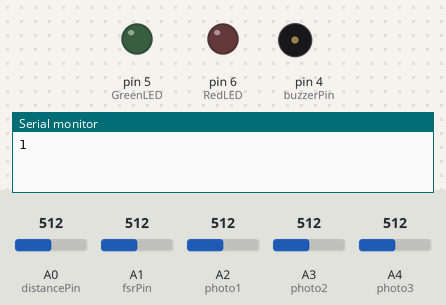
Bench run of a sketch on a simulated Arduino Uno, built with avr-gcc and run on an emulated ATmega328P. On the bench: output pins drawn as LEDs (lit = HIGH), buzzer (waves = sounding), the last lines printed to the serial monitor. Inputs (shaded band) come from the test bench; at power-on: A0 (distancePin) = 512, A1 (fsrPin) = 512, A2 (photo1) = 512, A3 (photo2) = 512, A4 (photo3) = 512.

Above: at 1.2 s.
1.3 s: A0 (distancePin) set to 494
2.8 s: A0 (distancePin) set to 470
At 4.0 s:
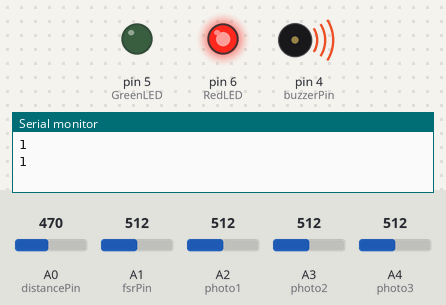
4.3 s: A0 (distancePin) set to 716
At 5.3 s:
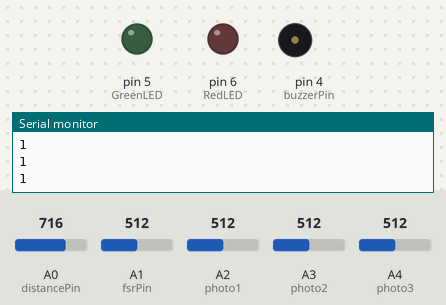
5.8 s: A0 (distancePin) set to 306
At 6.4 s:
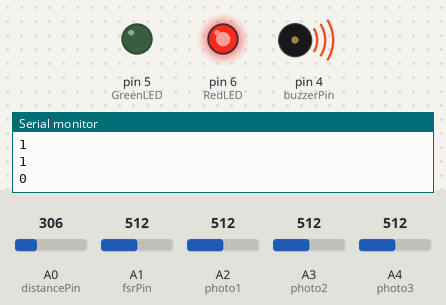
Timing chart, 0 to 8.3 s (numbered marks = the images above; inputs shaded):
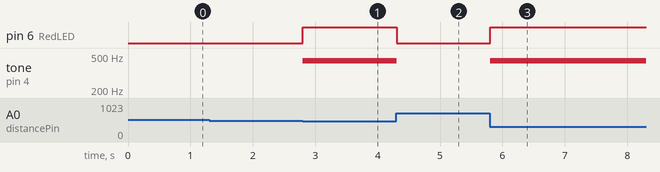

Measured:
- the behaviour switches between 488 and 487 on A0 (distancePin) (found by bisection; images 0 and 1)
- after the input at 1.3 s, every drawn part: stays the same
- after the input at 2.8 s, pin 6 (RedLED): LOW → HIGH at once; tone on pin 4 (buzzerPin): silent → 440 Hz at once
- after the input at 4.3 s, pin 6 (RedLED): HIGH → LOW at once; tone on pin 4 (buzzerPin): 440 Hz → silent at once
- after the input at 5.8 s, pin 6 (RedLED): LOW → HIGH at once; tone on pin 4 (buzzerPin): silent → 440 Hz at once

The sketch:

Thales_1.ino
```cpp
/*
  Created by Rachel Misbin
  Thursday, November 17, 2016
  Thales Project Arduino Competition
  Reads sensors (a distance sensor, a force sensor, and three photoresistors)
  and turns on/off red and green LEDs based on analog sensor value readings.
  Designed for use with a train system to prevent people from getting hit
  by trains after falling on the tracks.
*/

const int distancePin = 0;          // distance pin:             analog 0
const int fsrPin = 1;               // force sensitive resistor: analog 1
const int photo1 = 2;               // photoresistor 1 pin:      analog 2
const int photo2 = 3;               // photoresistor 2 pin:      analog 3
const int photo3 = 4;               // photoresistor 3 pin:      analog 4
const int buzzerPin = 4;            // buzzer pin:               digital 4
const int GreenLED = 5;             // green LED:                digital 5
const int RedLED = 6;               // red LED:                  digital 6

boolean distanceAlert = false;      // distance alert
boolean forceAlert = false;         // force alert
boolean photoAlert_1 = false;       // photoresistor 1 alert
boolean photoAlert_2 = false;       // photoresistor 2 alert
boolean photoAlert_3 = false;       // photoresistor 3 alert
boolean ALERT;

float force = 0;                    // stores force from force sensor
float distance;                     // stores distance from distance sensor
float photoValue_1;                 // stores value from photoresistor 1
float photoValue_2;                 // stores value from photoresistor 2
float photoValue_3;                 // stores value from photoresistor 3

boolean fsrSTOP = false;
unsigned long fsrTimer = 0;

void setup() {
  pinMode(GreenLED, OUTPUT);
  pinMode(RedLED, OUTPUT);
  pinMode(buzzerPin, OUTPUT);
  Serial.begin(9600);
}

void loop() {
  // 1: Read analog sensor values;
  if (analogRead(fsrPin) > 40 && !fsrSTOP) {
    force = analogRead(fsrPin);
    fsrTimer = millis();
    fsrSTOP = true;
  }
  if (millis() - fsrTimer > 5000 && fsrSTOP) {
    fsrSTOP = false;
    force = analogRead(fsrPin);
  }

  Serial.print(fsrSTOP); Serial.println();

  distance = 12343.85 * pow(analogRead(distancePin), -1.15); // scaled to cm
  photoValue_1 = analogRead(photo1);
  photoValue_2 = analogRead(photo2);
  photoValue_3 = analogRead(photo3);

  // 2: Display sensor values on serial monitor
  //Serial.print("Distance: "); Serial.print(distance); Serial.println(" cm");
  //Serial.print("Photoresistor 1: "); Serial.println(photoValue_1);
  //Serial.print("Photoresistor 2: "); Serial.println(photoValue_2);
  //Serial.print("Photoresistor 3: "); Serial.println(photoValue_3);

  // 3: Calculate alerts
  distanceAlert = checkDistance(distance);
  forceAlert = checkForce(force);
  photoAlert_1 = checkPhotoresistor(photoValue_1);
  photoAlert_2 = checkPhotoresistor(photoValue_2);
  photoAlert_3 = checkPhotoresistor(photoValue_3);
  ALERT = distanceAlert && forceAlert && (photoAlert_1 || photoAlert_2 || photoAlert_3);

  // 4: Act on alerts
  while (!distanceAlert) {
    distance = 12343.85 * pow(analogRead(distancePin), -1.15);
    distanceAlert = checkDistance(distance);
    digitalWrite(RedLED, LOW);
    digitalWrite(GreenLED, LOW);
    noTone(buzzerPin);
  }
  if (ALERT) {
    while ((photoAlert_1 || photoAlert_2 || photoAlert_3) && (distance > 10)) {
      distance = 12343.85 * pow(analogRead(distancePin), -1.15); // scaled to cm
      photoAlert_1 = checkPhotoresistor(analogRead(photo1));
      photoAlert_2 = checkPhotoresistor(analogRead(photo2));
      photoAlert_3 = checkPhotoresistor(analogRead(photo3));

      digitalWrite(RedLED, HIGH);     // RED led is on; green is off
      digitalWrite(GreenLED, LOW);
      tone(buzzerPin, 440);           // set buzzer tone to 440 Hz
    }
  } else {
    digitalWrite(GreenLED, HIGH);   // GREEN led is on; red is off
    digitalWrite(RedLED, LOW);
    noTone(buzzerPin);              // set buzzer to off
  }
}

// returns whether or not the distance is within valid range
boolean checkDistance(float distance) {
  return distance > 10 ? true : false;  // modify conditions of range
}
// returns whether or not the force is within valid range
boolean checkForce(float force) {
  return force > 10 ? true : false; // modify conditions of range
}
// returns whether or not the brightness is within range
boolean checkPhotoresistor(float brightness) {
  return brightness < 900 ? true : false;  // modify conditions of range
}
```
